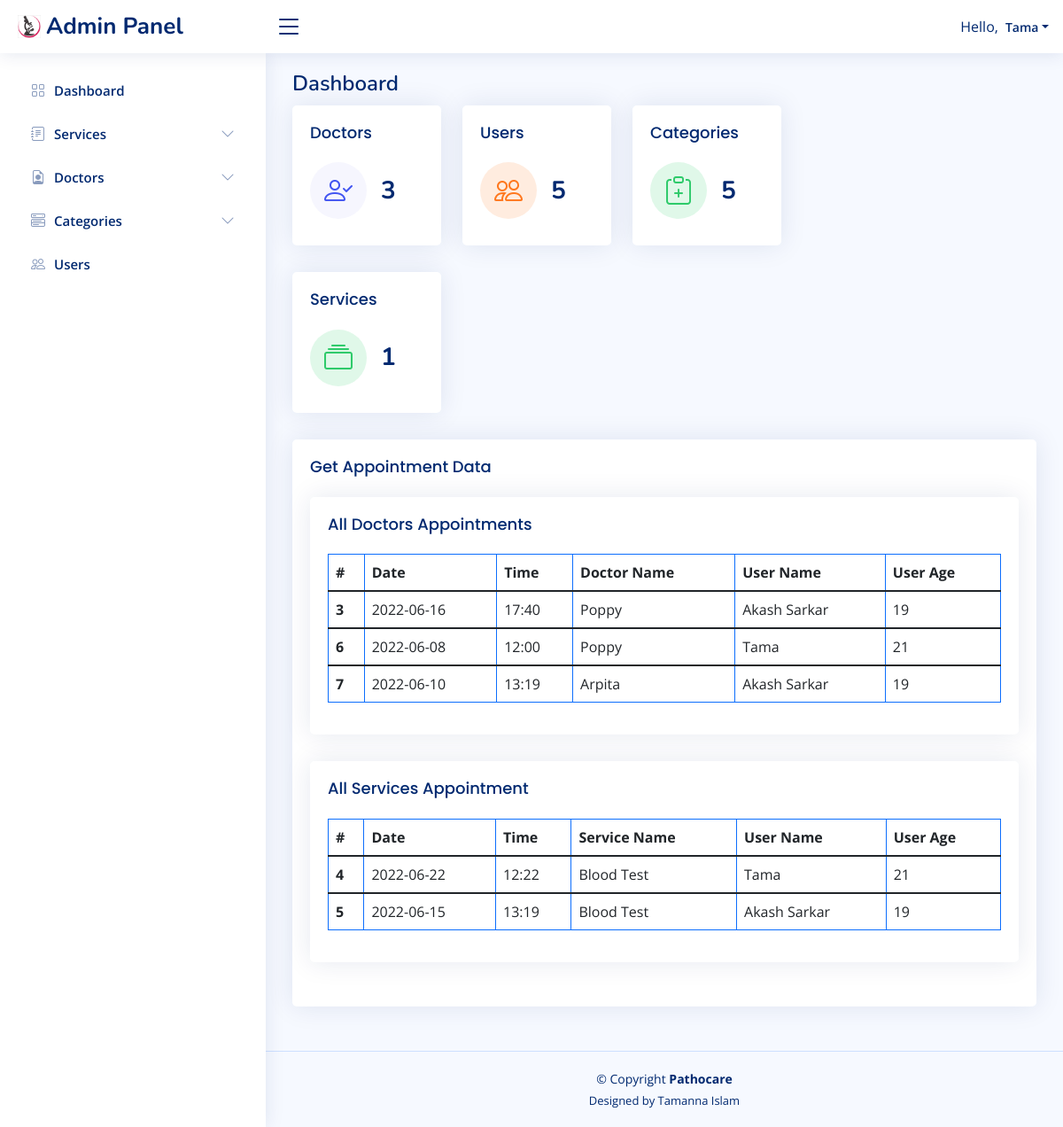
/admin/index.php (signed in), run on the app's committed database.
### tables this page shows
CREATE TABLE `users` (
  `id` int(5) NOT NULL,
  `name` varchar(25) NOT NULL,
  `password` varchar(250) NOT NULL,
  `phone_number` bigint(25) NOT NULL,
  `gender` int(2) NOT NULL,
  `age` int(3) NOT NULL,
  `address` varchar(100) NOT NULL
);

CREATE TABLE `appointment` (
  `id` int(10) NOT NULL,
  `doc_id` int(10) NOT NULL,
  `user_id` int(10) NOT NULL,
  `date` date NOT NULL,
  `time` varchar(250) NOT NULL
);

CREATE TABLE `doctors` (
  `id` int(5) NOT NULL,
  `name` varchar(250) NOT NULL,
  `registration_number` varchar(250) NOT NULL,
  `phone_number` varchar(250) NOT NULL,
  `time` varchar(250) NOT NULL,
  `degree` varchar(250) NOT NULL,
  `category` varchar(250) NOT NULL
);

CREATE TABLE `service_appoint` (
  `id` int(10) NOT NULL,
  `serv_id` int(10) NOT NULL,
  `user_id` int(10) NOT NULL,
  `date` date NOT NULL,
  `time` varchar(250) NOT NULL
);

CREATE TABLE `services` (
  `id` int(11) NOT NULL,
  `name` varchar(250) NOT NULL,
  `time` text NOT NULL,
  `details` varchar(250) NOT NULL
);

### connect.php (called while the page is built, shortened)
<?php
        $site_url="http://localhost/pathocare";
?>

### auth.php (called while the page is built, shortened)
<?php
 require('connect.php');
if(isset($_COOKIE['user_id'])){
    $user_id=$_COOKIE['user_id'];
    $user_id=convert_uudecode($user_id);
    $sql="SELECT * FROM users WHERE id='$user_id';";
    $result=$connect->query($sql);
    $row=$result->fetch_assoc();
    if ($user_id===$row['id']) {
        $user_name=$row['name'];
    }
    else{
        header("Location: login.php");
        exit();
    }
}
?>

### admin/index.php (the view, shortened to what this page needs)
<!DOCTYPE html>
<html lang="en">
<head>
  <?php require_once('header.php'); ?>
  <?php
                                    $sql="SELECT * FROM doctors";
                                    $result_doc=$connect->query($sql);
                                    $row_doc=$result_doc->num_rows;
                                    $sql="SELECT * FROM users";
                                    $result_user=$connect->query($sql);
                                    $row_user=$result_user->num_rows;
                                    $sql="SELECT * FROM categories";
                                    $result_cate=$connect->query($sql);
                                    $row_cate=$result_cate->num_rows;
                                    $sql="SELECT * FROM services";
                                    $result_serv=$connect->query($sql);
                                    $row_serv=$result_serv->num_rows;
?>
  <main id="main" class="main">
    <div class="pagetitle">
      <h1>Dashboard</h1>
    </div>
    <section class="section dashboard">
      <div class="row">
        <div class="col-lg-8">
          <div class="row">
            <div class="col-xxl-4 col-md-4">
              <div class="card info-card sales-card">
                <div class="card-body">
                  <h5 class="card-title">Doctors</h5>
                  <div class="d-flex align-items-center">
                    <div class="card-icon rounded-circle d-flex align-items-center justify-content-center">
                      <i class="bi bi-person-check"></i>
                    </div>
                    <div class="ps-3">
                      <h6><?php echo $row_doc; ?></h6>
                    </div>
                  </div>
                </div>
              </div>
            </div>
            <div class="col-xxl-4 col-md-4">
              <div class="card info-card customers-card">
                <div class="card-body">
                  <h5 class="card-title">Users</h5>
                  <div class="d-flex align-items-center">
                    <div class="card-icon rounded-circle d-flex align-items-center justify-content-center">
                      <i class="bi bi-people"></i>
                    </div>
                    <div class="ps-3">
                      <h6><?php echo $row_user; ?></h6>
                    </div>
                  </div>
                </div>
              </div>
            </div>
            <div class="col-xxl-4 col-md-4">
              <div class="card info-card revenue-card">
                <div class="card-body">
                  <h5 class="card-title">Categories</h5>
                  <div class="d-flex align-items-center">
                    <div class="card-icon rounded-circle d-flex align-items-center justify-content-center">
                      <i class="bi bi-clipboard-plus"></i>
                    </div>
                    <div class="ps-3">
                      <h6><?php echo $row_cate; ?></h6>
                    </div>
                  </div>
                </div>
              </div>
            </div>
            <div class="col-xxl-4 col-md-4">
              <div class="card info-card revenue-card">
                <div class="card-body">
                  <h5 class="card-title">Services</h5>
                  <div class="d-flex align-items-center">
                    <div class="card-icon rounded-circle d-flex align-items-center justify-content-center">
                      <i class="bi bi-collection"></i>
                    </div>
                    <div class="ps-3">
                      <h6><?php echo $row_serv; ?></h6>
                    </div>
                  </div>
                </div>
              </div>
            </div>
        </div>
      </div>
    </section>
    <div class="card">
            <div class="card-body">
            <h5 class="card-title">Get Appointment Data</h5>
            <section class="section">
      <div class="row">
        <div class="col-lg-12">
          <div class="card">
            <div class="card-body">
              <h5 class="card-title">All Doctors Appointments</h5>
              <table class="table table-bordered border-primary">
                <thead>
                  <tr>
                    <th scope="col">#</th>
                    <th scope="col">Date</th>
                    <th scope="col">Time</th>
                    <th scope="col">Doctor Name</th>
                    <th scope="col">User Name</th>
                    <th scope="col">User Age</th>
                  </tr>
                </thead>
                <?php
            $sql="SELECT * FROM appointment";
            $result_a=$connect->query($sql);
            if ($result_a->num_rows>0) {
              while($ru=$result_a->fetch_assoc()):
  ?>
                <tbody>
                  <tr>
                    <th scope="row"><?php echo $ru['id']; ?></th>
                    <td><?php echo $ru['date']; ?></td>
                    <td><?php echo $ru['time']; ?></td>
                    <td>
                      <?php
                      $sql="SELECT * FROM doctors";
                      $result_doc1=$connect->query($sql);
                      while($row_doc_data=$result_doc1->fetch_assoc()):
                        if($row_doc_data['id']==$ru['doc_id']){
                          echo $row_doc_data['name'];
                        }
                      endwhile;
                      ?>
                    </td>
                    <td><?php
                    $sql="SELECT * FROM users";
                    $result_user1=$connect->query($sql);
                    while($row_user_data=$result_user1->fetch_assoc()):
                      if($row_user_data['id']==$ru['user_id']){
                        echo $row_user_data['name'];
                        $user_age=$row_user_data['age'];
                      }
                    endwhile;
                   ?></td>
                   <td><?php echo $user_age; ?></td>
                  </tr>
                </tbody>
                <?php endwhile; ?>
                <?php
                }else{
                 echo "No Data Found!";
                 } ?>
              </table>
            </div>
          </div>
        </div>
      </div>
    </section>
     <section class="section">
      <div class="row">
        <div class="col-lg-12">
          <div class="card">
            <div class="card-body">
              <h5 class="card-title">All Services Appointment</h5>
              <table class="table table-bordered border-primary">
                <thead>
                  <tr>
                    <th scope="col">#</th>
                    <th scope="col">Date</th>
                    <th scope="col">Time</th>
                    <th scope="col">Service Name</th>
                    <th scope="col">User Name</th>
                    <th scope="col">User Age</th>
                  </tr>
                </thead>
                <?php
            $sql2="SELECT * FROM service_appoint";
            $result_b=$connect->query($sql2);
            if ($result_b->num_rows>0) {
              while($rs=$result_b->fetch_assoc()):
  ?>
                <tbody>
                  <tr>
                    <th scope="row"><?php echo $rs['id']; ?></th>
                    <td><?php echo $rs['date']; ?></td>
                    <td><?php echo $rs['time']; ?></td>
                    <td>
                      <?php
                      $sql="SELECT * FROM services";
                      $result_doc1=$connect->query($sql);
                      while($row_doc_data=$result_doc1->fetch_assoc()):
                        if($row_doc_data['id']==$rs['serv_id']){
                          echo $row_doc_data['name'];
                        }
                      endwhile;
                      ?>
                    </td>
                    <td><?php
                    $sql="SELECT * FROM users";
                    $result_user1=$connect->query($sql);
                    while($row_user_data=$result_user1->fetch_assoc()):
                      if($row_user_data['id']==$rs['user_id']){
                        echo $row_user_data['name'];
                        $user_age=$row_user_data['age'];
                      }
                    endwhile;
                   ?></td>
                   <td><?php echo $user_age; ?></td>
                  </tr>
                </tbody>
                <?php endwhile; ?>
                <?php
                }else{
                 echo "No Data Found!";
                 } ?>
              </table>
            </div>
          </div>
        </div>
      </div>
    </section>
      </div>
      </div>
  </main>
  <?php require_once('footer.php'); ?>
</body>
</html>

### admin/header.php (shortened to what this page needs)
<?php
    require_once('../auth.php');
?>
  <link href="assets/vendor/bootstrap/css/bootstrap.min.css" rel="stylesheet">
  <link href="assets/vendor/bootstrap-icons/bootstrap-icons.css" rel="stylesheet">
  <link href="assets/vendor/boxicons/css/boxicons.min.css" rel="stylesheet">
  <link href="assets/vendor/quill/quill.snow.css" rel="stylesheet">
  <link href="assets/vendor/quill/quill.bubble.css" rel="stylesheet">
  <link href="assets/vendor/remixicon/remixicon.css" rel="stylesheet">
  <link href="assets/vendor/simple-datatables/style.css" rel="stylesheet">
  <link href="assets/css/style.css" rel="stylesheet">
</head>
<body>
  <header id="header" class="header fixed-top d-flex align-items-center">
    <div class="d-flex align-items-center justify-content-between">
      <a href="<?php echo $site_url; ?>" class="logo d-flex align-items-center">
        <img src="assets/img/logo.png" alt="">
        <span class="d-none d-lg-block">Admin Panel</span>
      </a>
      <i class="bi bi-list toggle-sidebar-btn"></i>
    </div>
    <nav class="header-nav ms-auto">
      <ul class="d-flex align-items-center">
        <li class="nav-item dropdown pe-3">
          <a class="nav-link nav-profile d-flex align-items-center pe-0" href="#" data-bs-toggle="dropdown">
          Hello, <span class="d-none d-md-block dropdown-toggle ps-2"><?php echo $user_name; ?></span>
          </a>
        </li>
      </ul>
    </nav>
  </header>
  <aside id="sidebar" class="sidebar">
    <ul class="sidebar-nav" id="sidebar-nav">
      <li class="nav-item">
        <a class="nav-link collapsed" href="<?php echo $site_url; ?>/admin">
          <i class="bi bi-grid"></i>
          <span>Dashboard</span>
        </a>
      </li>
      <li class="nav-item">
        <a class="nav-link collapsed" data-bs-target="#services-nav" data-bs-toggle="collapse" href="#">
          <i class="bi bi-journal-text"></i><span>Services</span><i class="bi bi-chevron-down ms-auto"></i>
        </a>
      </li>
      <li class="nav-item">
        <a class="nav-link collapsed" data-bs-target="#doctors-nav" data-bs-toggle="collapse" href="#">
          <i class="bi bi-file-earmark-person"></i><span>Doctors</span><i class="bi bi-chevron-down ms-auto"></i>
        </a>
      </li>
      <li class="nav-item">
        <a class="nav-link collapsed" data-bs-target="#categories-nav" data-bs-toggle="collapse" href="#">
          <i class="bi bi-menu-button-wide"></i><span>Categories</span><i class="bi bi-chevron-down ms-auto"></i>
        </a>
      </li>
      <li class="nav-item">
        <a class="nav-link collapsed" href="<?php echo $site_url; ?>/admin/users.php">
          <i class="bi bi-people"></i>
          <span>Users</span>
        </a>
      </li>
    </ul>
  </aside>

### admin/assets/css/style.css (style rules this page uses)
:root { scroll-behavior: smooth; }
body { font-family: "Open Sans", sans-serif; background: #f6f9ff; color: #444444; }
a { color: #4154f1; text-decoration: none; }
h1, h2, h3, h4, h5, h6 { font-family: "Nunito", sans-serif; }
#main { margin-top: 60px; padding: 20px 30px; transition: all 0.3s; }
.pagetitle { margin-bottom: 10px; }
.pagetitle h1 { font-size: 24px; margin-bottom: 0; font-weight: 600; color: #012970; }
.card { margin-bottom: 30px; border: none; border-radius: 5px; box-shadow: 0px 0 30px rgba(1, 41, 112, 0.1); }
.card-title { padding: 20px 0 15px 0; font-size: 18px; font-weight: 500; color: #012970; font-family: "Poppins", sans-serif; }
.card-body { padding: 0 20px 20px 20px; }
.logo { line-height: 1; }
@media (min-width: 1200px) { .logo { width: 280px; } }
.logo img { max-height: 26px; margin-right: 6px; }
.logo span { font-size: 26px; font-weight: 700; color: #012970; font-family: "Nunito", sans-serif; }
.header { transition: all 0.5s; z-index: 997; height: 60px; box-shadow: 0px 2px 20px rgba(1, 41, 112, 0.1); background-color: #fff; padding-left: 20px; }
.header .toggle-sidebar-btn { font-size: 32px; padding-left: 10px; cursor: pointer; color: #012970; }
.header-nav ul { list-style: none; }
.header-nav > ul { margin: 0; padding: 0; }
.header-nav .nav-profile { color: #012970; }
.header-nav .nav-profile span { font-size: 14px; font-weight: 600; }
.sidebar { position: fixed; top: 60px; left: 0; bottom: 0; width: 300px; z-index: 996; transition: all 0.3s; padding: 20px; overflow-y: auto; scrollbar-width: thin; scrollbar-color: #aab7cf transparent; box-shadow: 0px 0px 20px rgba(1, 41, 112, 0.1); background-color: #fff; }
@media (min-width: 1200px) { #main, #footer { margin-left: 300px; } }
.sidebar-nav { padding: 0; margin: 0; list-style: none; }
.sidebar-nav li { padding: 0; margin: 0; list-style: none; }
.sidebar-nav .nav-item { margin-bottom: 5px; }
.sidebar-nav .nav-link { display: flex; align-items: center; font-size: 15px; font-weight: 600; color: #4154f1; transition: 0.3; background: #f6f9ff; padding: 10px 15px; border-radius: 4px; }
.sidebar-nav .nav-link i { font-size: 16px; margin-right: 10px; color: #4154f1; }
.sidebar-nav .nav-link.collapsed { color: #012970; background: #fff; }
.sidebar-nav .nav-link.collapsed i { color: #899bbd; }
.sidebar-nav .nav-link .bi-chevron-down { margin-right: 0; transition: transform 0.2s ease-in-out; }
.dashboard .info-card { padding-bottom: 10px; }
.dashboard .info-card h6 { font-size: 28px; color: #012970; font-weight: 700; margin: 0; padding: 0; }
.dashboard .card-icon { font-size: 32px; line-height: 0; width: 64px; height: 64px; flex-shrink: 0; flex-grow: 0; }
.dashboard .sales-card .card-icon { color: #4154f1; background: #f6f6fe; }
.dashboard .revenue-card .card-icon { color: #2eca6a; background: #e0f8e9; }
.dashboard .customers-card .card-icon { color: #ff771d; background: #ffecdf; }

### data on the page
users: name "Tama"
appointment: id "3", date "2022-06-16", time "17:40", user.age "19"
doctors: name "Poppy"
users: name "Akash Sarkar"
appointment: id "6", date "2022-06-08", time "12:00", user.age "21"
appointment: id "7", date "2022-06-10", time "13:19", user.age "19"
doctors: name "Arpita"
service_appoint: id "4", date "2022-06-22", time "12:22", user.age "21"
services: name "Blood Test"
service_appoint: id "5", date "2022-06-15", time "13:19", user.age "19"

### other printed values
$row_doc "3"
$row_user "5"
$row_cate "5"
$row_serv "1"
